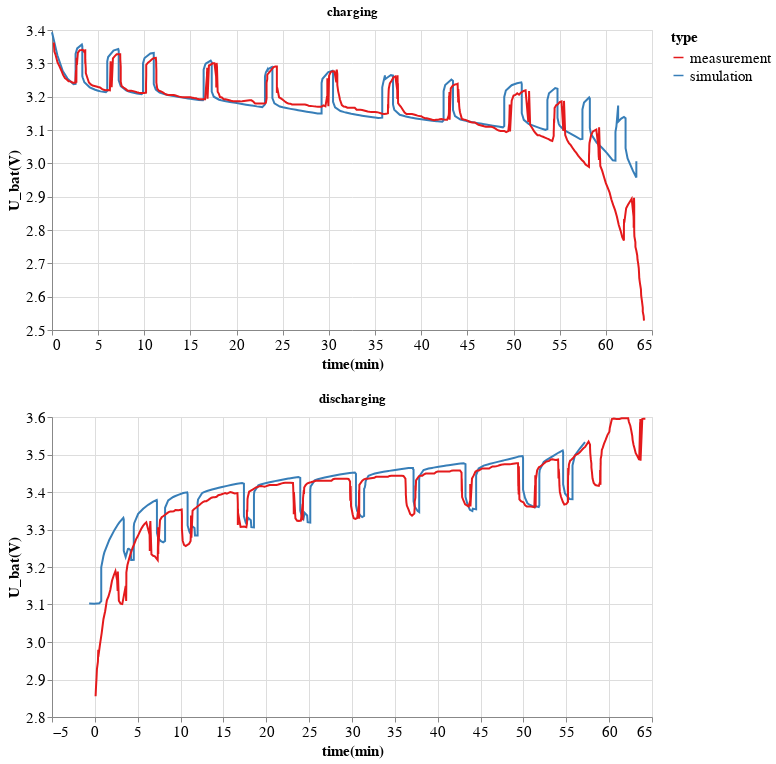

Here is the notebook cell this chart was saved with:
### Code cell
alt.vconcat(
    get_test_voltage_response(False).properties(
        title='charging'
    ),
    get_test_voltage_response(True).properties(
    title='discharging'
)).configure_view(
        height=300, 
        width=600
    ).configure_legend(
        labelFont='CMU Serif',
        titleFont='CMU Serif',
        labelFontSize=15,
        titleFontSize=15,
    ).configure_axis(
        labelFont='CMU Serif',
        titleFont='CMU Serif',
        labelFontSize=15,
        titleFontSize=15,
)

### Figure 1 — Vega-Lite specification as saved in the notebook (floating-point values rounded to 4 significant figures; data arrays with more than 128 entries replaced by an {"elided": "..."} marker saying what was removed)
{"usermeta": {"embedOptions": {"theme": "vox"}}, "config": {"view": {"continuousWidth": 400, "continuousHeight": 300, "height": 300, "width": 600}, "axis": {"labelFont": "CMU Serif", "labelFontSize": 15, "titleFont": "CMU Serif", "titleFontSize": 15}, "legend": {"labelFont": "CMU Serif", "labelFontSize": 15, "titleFont": "CMU Serif", "titleFontSize": 15}}, "vconcat": [{"data": {"name": "data-46362e03cf0e21fe47398b2e2dea03fc"}, "mark": "line", "encoding": {"color": {"type": "nominal", "field": "type", "scale": {"scheme": "set1"}}, "x": {"type": "quantitative", "field": "time", "title": "time(min)"}, "y": {"type": "quantitative", "field": "voltage", "scale": {"zero": false}, "title": "U_bat(V)"}}, "title": "charging"}, {"data": {"name": "data-626998ab3dade1b47a104bcdd10e80bf"}, "mark": "line", "encoding": {"color": {"type": "nominal", "field": "type", "scale": {"scheme": "set1"}}, "x": {"type": "quantitative", "field": "time", "title": "time(min)"}, "y": {"type": "quantitative", "field": "voltage", "scale": {"zero": false}, "title": "U_bat(V)"}}, "title": "discharging"}], "$schema": "https://vega.github.io/schema/vega-lite/v4.8.1.json", "datasets": {"data-46362e03cf0e21fe47398b2e2dea03fc": {"elided": "804 records"}, "data-626998ab3dade1b47a104bcdd10e80bf": {"elided": "781 records"}}}
